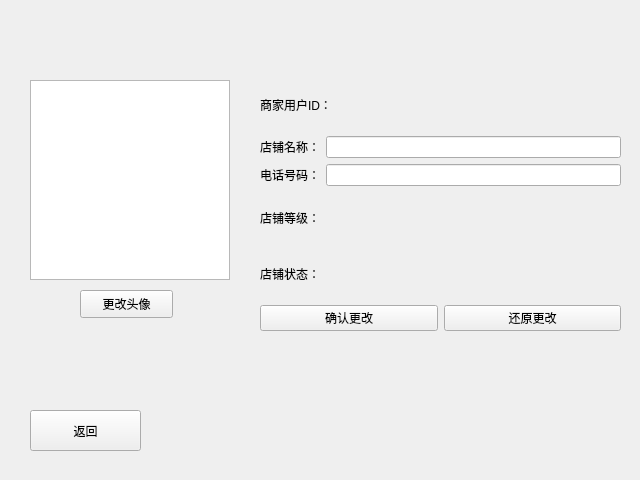
<?xml version="1.0" encoding="UTF-8"?>
<ui version="4.0">
 <class>storeEditWidget</class>
 <widget class="QWidget" name="storeEditWidget">
  <property name="geometry">
   <rect>
    <x>0</x>
    <y>0</y>
    <width>640</width>
    <height>480</height>
   </rect>
  </property>
  <property name="windowTitle">
   <string>更改个人信息</string>
  </property>
  <widget class="QWidget" name="verticalLayoutWidget_9">
   <property name="geometry">
    <rect>
     <x>260</x>
     <y>80</y>
     <width>361</width>
     <height>251</height>
    </rect>
   </property>
   <layout class="QVBoxLayout" name="verticalLayout">
    <item>
     <layout class="QHBoxLayout" name="horizontalLayout_1">
      <item>
       <widget class="QLabel" name="label_1">
        <property name="text">
         <string>商家用户ID：</string>
        </property>
       </widget>
      </item>
      <item>
       <widget class="QLabel" name="store_id">
        <property name="text">
         <string/>
        </property>
       </widget>
      </item>
     </layout>
    </item>
    <item>
     <layout class="QHBoxLayout" name="horizontalLayout_2">
      <item>
       <widget class="QLabel" name="label_2">
        <property name="text">
         <string>店铺名称：</string>
        </property>
       </widget>
      </item>
      <item>
       <widget class="QLineEdit" name="store_name"/>
      </item>
     </layout>
    </item>
    <item>
     <layout class="QHBoxLayout" name="horizontalLayout_6">
      <item>
       <widget class="QLabel" name="label_5">
        <property name="text">
         <string>电话号码：</string>
        </property>
       </widget>
      </item>
      <item>
       <widget class="QLineEdit" name="phone_num"/>
      </item>
     </layout>
    </item>
    <item>
     <layout class="QHBoxLayout" name="horizontalLayout_4">
      <item>
       <widget class="QLabel" name="label_3">
        <property name="text">
         <string>店铺等级：</string>
        </property>
       </widget>
      </item>
      <item>
       <widget class="QLabel" name="store_level">
        <property name="text">
         <string/>
        </property>
       </widget>
      </item>
     </layout>
    </item>
    <item>
     <layout class="QHBoxLayout" name="horizontalLayout_5">
      <item>
       <widget class="QLabel" name="label_4">
        <property name="text">
         <string>店铺状态：</string>
        </property>
       </widget>
      </item>
      <item>
       <widget class="QLabel" name="store_ban">
        <property name="text">
         <string/>
        </property>
       </widget>
      </item>
     </layout>
    </item>
    <item>
     <layout class="QHBoxLayout" name="horizontalLayout_3">
      <item>
       <widget class="QPushButton" name="confirmButton">
        <property name="text">
         <string>确认更改</string>
        </property>
       </widget>
      </item>
      <item>
       <widget class="QPushButton" name="resetButton">
        <property name="text">
         <string>还原更改</string>
        </property>
       </widget>
      </item>
     </layout>
    </item>
   </layout>
  </widget>
  <widget class="QGraphicsView" name="graphicsView">
   <property name="geometry">
    <rect>
     <x>30</x>
     <y>80</y>
     <width>200</width>
     <height>200</height>
    </rect>
   </property>
  </widget>
  <widget class="QPushButton" name="changeButton">
   <property name="geometry">
    <rect>
     <x>80</x>
     <y>290</y>
     <width>93</width>
     <height>28</height>
    </rect>
   </property>
   <property name="text">
    <string>更改头像</string>
   </property>
  </widget>
  <widget class="QPushButton" name="backButton">
   <property name="geometry">
    <rect>
     <x>30</x>
     <y>410</y>
     <width>111</width>
     <height>41</height>
    </rect>
   </property>
   <property name="text">
    <string>返回</string>
   </property>
  </widget>
 </widget>
 <resources/>
 <connections/>
</ui>
